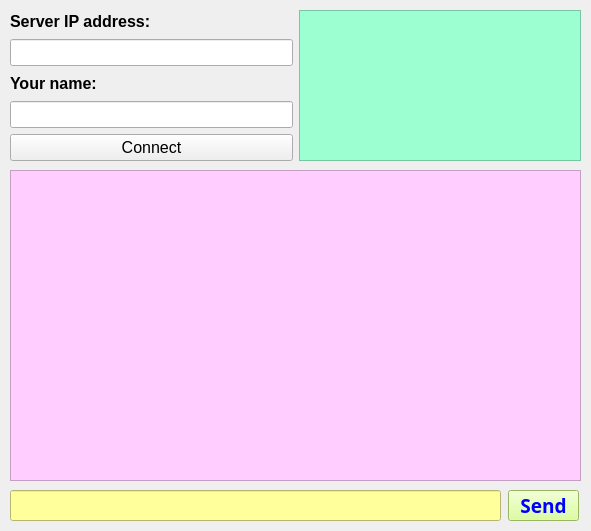
<?xml version="1.0" encoding="UTF-8"?>
<ui version="4.0">
 <class>Form</class>
 <widget class="QWidget" name="Form">
  <property name="geometry">
   <rect>
    <x>0</x>
    <y>0</y>
    <width>591</width>
    <height>531</height>
   </rect>
  </property>
  <property name="windowTitle">
   <string>Group Chat</string>
  </property>
  <widget class="QLineEdit" name="message_entry">
   <property name="geometry">
    <rect>
     <x>10</x>
     <y>490</y>
     <width>491</width>
     <height>31</height>
    </rect>
   </property>
   <property name="font">
    <font>
     <pointsize>12</pointsize>
    </font>
   </property>
   <property name="styleSheet">
    <string notr="true">background-color: rgb(255, 255, 155);
color: rgb(62, 117, 0);</string>
   </property>
   <property name="text">
    <string/>
   </property>
  </widget>
  <widget class="QPushButton" name="send_button">
   <property name="geometry">
    <rect>
     <x>508</x>
     <y>490</y>
     <width>71</width>
     <height>31</height>
    </rect>
   </property>
   <property name="font">
    <font>
     <family>Segoe Print</family>
     <pointsize>14</pointsize>
     <weight>75</weight>
     <bold>true</bold>
    </font>
   </property>
   <property name="styleSheet">
    <string notr="true">background-color: rgb(213, 255, 135);
color: rgb(0, 0, 255)</string>
   </property>
   <property name="text">
    <string>Send</string>
   </property>
  </widget>
  <widget class="QTextEdit" name="chat_console">
   <property name="geometry">
    <rect>
     <x>10</x>
     <y>170</y>
     <width>571</width>
     <height>311</height>
    </rect>
   </property>
   <property name="font">
    <font>
     <pointsize>11</pointsize>
    </font>
   </property>
   <property name="styleSheet">
    <string notr="true">color: blue;
background-color: rgb(255, 205, 255);</string>
   </property>
   <property name="html">
    <string>&lt;!DOCTYPE HTML PUBLIC &quot;-//W3C//DTD HTML 4.0//EN&quot; &quot;http://www.w3.org/TR/REC-html40/strict.dtd&quot;&gt;
&lt;html&gt;&lt;head&gt;&lt;meta name=&quot;qrichtext&quot; content=&quot;1&quot; /&gt;&lt;style type=&quot;text/css&quot;&gt;
p, li { white-space: pre-wrap; }
&lt;/style&gt;&lt;/head&gt;&lt;body style=&quot; font-family:'MS Shell Dlg 2'; font-size:11pt; font-weight:400; font-style:normal;&quot;&gt;
&lt;p style=&quot;-qt-paragraph-type:empty; margin-top:0px; margin-bottom:0px; margin-left:0px; margin-right:0px; -qt-block-indent:0; text-indent:0px; font-size:8.25pt;&quot;&gt;&lt;br /&gt;&lt;/p&gt;&lt;/body&gt;&lt;/html&gt;</string>
   </property>
  </widget>
  <widget class="QWidget" name="layoutWidget">
   <property name="geometry">
    <rect>
     <x>10</x>
     <y>10</y>
     <width>571</width>
     <height>151</height>
    </rect>
   </property>
   <layout class="QHBoxLayout" name="row1_horizontal_layout">
    <item>
     <layout class="QVBoxLayout" name="details_vertical_layout">
      <item>
       <widget class="QLabel" name="address_label">
        <property name="font">
         <font>
          <pointsize>12</pointsize>
          <weight>75</weight>
          <bold>true</bold>
         </font>
        </property>
        <property name="text">
         <string>Server IP address:</string>
        </property>
       </widget>
      </item>
      <item>
       <widget class="QLineEdit" name="address_entry">
        <property name="font">
         <font>
          <pointsize>12</pointsize>
          <weight>50</weight>
          <bold>false</bold>
         </font>
        </property>
        <property name="text">
         <string/>
        </property>
       </widget>
      </item>
      <item>
       <widget class="QLabel" name="client_name_label">
        <property name="font">
         <font>
          <pointsize>12</pointsize>
          <weight>75</weight>
          <bold>true</bold>
         </font>
        </property>
        <property name="text">
         <string>Your name:</string>
        </property>
       </widget>
      </item>
      <item>
       <widget class="QLineEdit" name="client_name_entry">
        <property name="font">
         <font>
          <pointsize>12</pointsize>
          <weight>50</weight>
          <bold>false</bold>
         </font>
        </property>
        <property name="text">
         <string/>
        </property>
       </widget>
      </item>
      <item>
       <widget class="QPushButton" name="connect_button">
        <property name="font">
         <font>
          <pointsize>12</pointsize>
         </font>
        </property>
        <property name="text">
         <string>Connect</string>
        </property>
       </widget>
      </item>
     </layout>
    </item>
    <item>
     <widget class="QListWidget" name="client_list">
      <property name="font">
       <font>
        <family>Arial</family>
        <pointsize>12</pointsize>
        <weight>50</weight>
        <italic>false</italic>
        <bold>false</bold>
       </font>
      </property>
      <property name="styleSheet">
       <string notr="true">color: rgb(180, 0, 180);
background-color: rgb(155, 255, 210);</string>
      </property>
     </widget>
    </item>
   </layout>
  </widget>
 </widget>
 <resources/>
 <connections/>
</ui>
